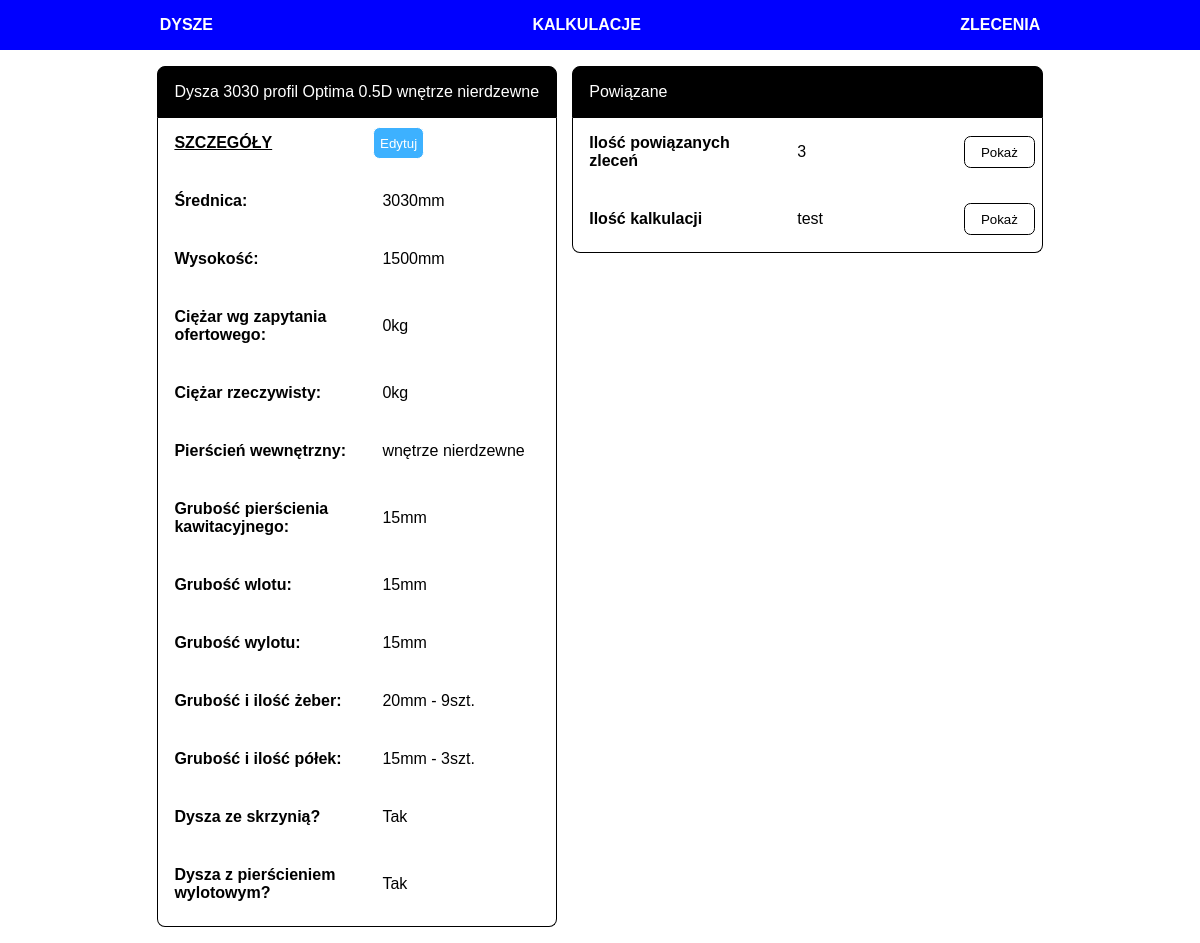
The page /nozzles/1/ on the database its author committed.
### calculator/models.py (models this page shows, shortened)
class Nozzle(models.Model):
    PROFILES = (('Optima', 'Optima'),
                ('19A', '19A'),
                )
    INNER_RING_TYPES = (('Complete st. st. inside', 'Complete st. st. inside'),
                        ('St. st. ring inside', 'St. st. ring inside'),
                        ('Complete steel', 'Complete steel'),
                        ('St. st. ring and outlet', 'St. st. ring and outlet'))
    date_created = models.DateTimeField(auto_now_add=True)
    diameter = models.PositiveIntegerField(null=False, blank=False)
    profile = models.CharField(max_length=32, choices=PROFILES, null=False, blank=False)
    drawing_number = models.CharField(max_length=32, blank=True)
    profile_height = models.PositiveIntegerField(null=False, blank=False)
    inner_ring_type = models.CharField(max_length=32, choices=INNER_RING_TYPES, null=False, blank=False)
    inner_ring_thickness_propeller_zone = models.PositiveIntegerField(null=False, blank=False)
    inner_ring_thickness_inlet_zone = models.PositiveIntegerField(null=False, blank=False)
    inner_ring_thickness_outlet_zone = models.PositiveIntegerField(null=False, blank=False)
    ribs_quantity = models.PositiveIntegerField(null=False, blank=False)
    ribs_thickness = models.PositiveIntegerField(null=False, blank=False)
    segments_quantity = models.PositiveIntegerField(null=False, blank=False)
    segments_thickness = models.PositiveIntegerField(null=False, blank=False)
    has_headbox = models.BooleanField(null=False, blank=False)
    has_outlet_ring = models.BooleanField(null=False, blank=False)
    theoretical_weight = models.PositiveIntegerField(blank=True, default=0)
    real_weight = models.PositiveIntegerField(blank=True, default=0)

### calculator/views.py (the view)
# urls.py: path('nozzles/<int:nozzle_id>/', nozzle_details_view, name='nozzle_details'),
def nozzle_details_view(request, nozzle_id):
    nozzle = Nozzle.objects.get(id=nozzle_id)
    ratio = round((nozzle.profile_height / nozzle.diameter), 1)
    type_name = translate_type_name(str(nozzle.inner_ring_type))
    orders = Order.objects.all()
    nozzle_total_orders = orders.filter(nozzle=nozzle).count()
    context = {'nozzle': nozzle,
               'ratio': ratio,
               'type_name': type_name,
               'nozzle_total_orders': nozzle_total_orders,
               }
    template = 'calculator/nozzle-details.html'
    return render(request, template, context)

### calculator/functions.py (called while the page is built)
def translate_type_name(name):
    polish_names = {'Complete st. st. inside': 'wnętrze nierdzewne',
                    'St. st. ring inside': 'pierścień kawitacyjny nierdzewny',
                    'Complete steel': 'wnętrze ze stali zwykłej',
                    'St. st. ring and outlet': 'pierścień kawitacyjny i wylot ze stali nierdzewnej'}
    return polish_names[name]

### calculator/templates/calculator/nozzle-details.html
{% extends 'calculator/base.html' %}
{% block content %}
<div class="content-main">
  <div class="item-box">
    <div class="item-header-box">
      <p>Dysza {{ nozzle.diameter }}
       profil {{ nozzle.profile }}
      {{ ratio }}D {{ type_name }}</p>
    </div>
    <div class="item-details">
      <div class="item-details-box">
        <p class="item-detail-name" id="details">SZCZEGÓŁY</p>
        <button class="edit-btn">Edytuj</button>
      </div>
      <div class="item-details-box">
        <p class="item-detail-name">Średnica: </p>
        <p class="item-detail-value">{{ nozzle.diameter }}mm</p>
      </div>
      <div class="item-details-box">
        <p class="item-detail-name">Wysokość:</p>
        <p class="item-detail-value">{{ nozzle.profile_height }}mm</p>
      </div>
      <div class="item-details-box">
        <p class="item-detail-name">Ciężar wg zapytania ofertowego:</p>
        <p class="item-detail-value">{{ nozzle.theoretical_weight }}kg</p>
      </div>
      <div class="item-details-box">
        <p class="item-detail-name">Ciężar rzeczywisty:</p>
        <p class="item-detail-value">{{ nozzle.real_weight }}kg</p>
      </div>
      <div class="item-details-box">
        <p class="item-detail-name">Pierścień wewnętrzny:</p>
        <p class="item-detail-value">{{ type_name }}</p>
      </div>
      <div class="item-details-box">
        <p class="item-detail-name">Grubość pierścienia kawitacyjnego:</p>
        <p class="item-detail-value">{{ nozzle.inner_ring_thickness_propeller_zone }}mm</p>
      </div>
      <div class="item-details-box">
        <p class="item-detail-name">Grubość wlotu:</p>
        <p class="item-detail-value">{{ nozzle.inner_ring_thickness_inlet_zone }}mm</p>
      </div>
      <div class="item-details-box">
        <p class="item-detail-name">Grubość wylotu:</p>
        <p class="item-detail-value">{{ nozzle.inner_ring_thickness_outlet_zone }}mm</p>
      </div>
      <div class="item-details-box">
        <p class="item-detail-name">Grubość i ilość żeber:</p>
        <p class="item-detail-value">{{ nozzle.ribs_thickness }}mm - {{ nozzle.ribs_quantity}}szt.</p>
      </div>
      <div class="item-details-box">
        <p class="item-detail-name">Grubość i ilość półek:</p>
        <p class="item-detail-value">{{ nozzle.segments_thickness }}mm - {{ nozzle.segments_quantity}}szt.</p>
      </div>
      <div class="item-details-box">
        <p class="item-detail-name">Dysza ze skrzynią?</p>
        {% if nozzle.has_headbox == True %}
         <p class="item-detail-value">Tak</p>
        {% else %}
          <p class="item-detail-value">Nie</p>
        {% endif %}
      </div>
      <div class="item-details-box">
        <p class="item-detail-name">Dysza z pierścieniem wylotowym?</p>
        {% if nozzle.has_outlet_ring == True %}
         <p class="item-detail-value">Tak</p>
        {% else %}
          <p class="item-detail-value">Nie</p>
        {% endif %}
      </div>
    </div>
  </div>
  <div class="item-box">
    <div class="item-header-box">
      <p>Powiązane</p>
    </div>
    <div class="item-details">
      <div class="item-details-box">
        <p class="item-detail-name">Ilość powiązanych zleceń</p>
        <p class="item-detail-value">{{ nozzle_total_orders }}</p>
        <a href="{% url 'calculator:nozzle_orders' nozzle.id %}">
          <button class="action-btn" href="">Pokaż</button>
        </a>
      </div>
      <div class="item-details-box">
        <p class="item-detail-name">Ilość kalkulacji</p>
        <p class="item-detail-value">test</p>
        <button class="action-btn">Pokaż</button>
      </div>
    </div>
  </div>
</div>
{% endblock content %}

### static/styles.css (style rules this page uses)
body { font-family: Arial; margin: 0 auto; padding: 0; }
.content-main { display: flex; margin: 0 2em; width: 900px; justify-content: space-between; margin: 0 auto; }
.item-box { min-width: 400px; max-width: 90%; display: flex; flex-direction: column; background-color: white; border-radius: 0.5em; margin: 1em auto; }
.item-header-box { margin: 0; padding-left: 1em; background-color: black; color: white; border-top-left-radius: 0.5em; border-top-right-radius: 0.5em; border: 1px solid black; }
.item-details { padding-left: 1em; border-left: 1px solid black; border-right: 1px solid black; border-bottom: 1px solid black; border-bottom-left-radius: 0.5em; border-bottom-right-radius: 0.5em; }
.item-details-box { display: flex; align-items: center; padding-bottom: 0.5em; }
#details { text-decoration: underline; }
.item-detail-name { width: 12em; font-weight: bold; }
.item-detail-value { margin: auto 1em; width: 9em; }
.action-btn { margin-left: 0.5em; margin-right: 0.5em; background-color: white; border: 1px solid black; border-radius: 0.5em; height: 2rem; padding: 0.5rem 1rem; cursor: pointer; transition: background-color 0.2s; transition: color 0.2s; }
.edit-btn { margin-left: 0.5em; margin-right: 0.5em; background-color: #3db1ff; color: white; cursor: pointer; border: 1px solid white; border-radius: 0.5em; height: 2rem; }

### rows shown on the page
Nozzle: diameter "3030", profile "Optima", profile_height "1500", theoretical_weight "0", real_weight "0", inner_ring_thickness_propeller_zone "15", inner_ring_thickness_inlet_zone "15", inner_ring_thickness_outlet_zone "15", ribs_thickness "20", ribs_quantity "9", segments_thickness "15", segments_quantity "3"

### other values the page prints
{{ ratio }} "0.5"
{{ type_name }} "wnętrze nierdzewne"
{{ nozzle_total_orders }} "3"
